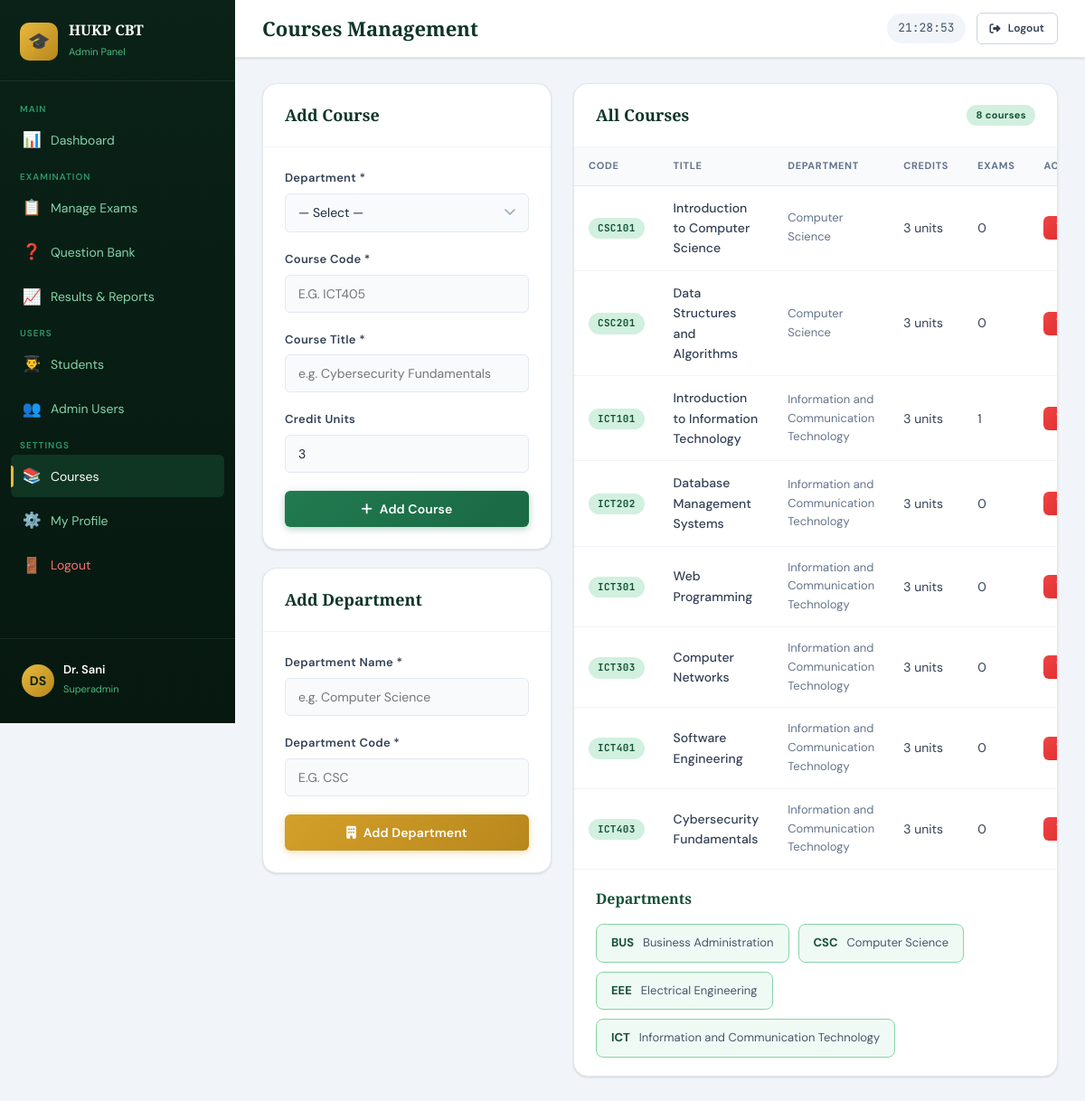
The app's page /admin/courses.php (signed in) with its own data.
### tables this page shows
CREATE TABLE courses (
    id INT AUTO_INCREMENT PRIMARY KEY,
    department_id INT NOT NULL,
    course_code VARCHAR(20) NOT NULL UNIQUE,
    course_title VARCHAR(200) NOT NULL,
    credit_units INT DEFAULT 2,
    created_at TIMESTAMP DEFAULT CURRENT_TIMESTAMP,
    FOREIGN KEY (department_id) REFERENCES departments(id) ON DELETE CASCADE
);

CREATE TABLE departments (
    id INT AUTO_INCREMENT PRIMARY KEY,
    name VARCHAR(150) NOT NULL,
    code VARCHAR(20) NOT NULL UNIQUE,
    created_at TIMESTAMP DEFAULT CURRENT_TIMESTAMP
);

### includes/config.php (called while the page is built, shortened)
<?php
function sanitize(string $input): string {
    return htmlspecialchars(trim($input), ENT_QUOTES, 'UTF-8');
}

### admin/courses.php (the view, shortened to what this page needs)
<?php
require_once '../includes/config.php';
$db = getDB();
$currentPage = 'courses';
$pageTitle   = 'Courses Management';
$departments = $db->query("SELECT * FROM departments ORDER BY name")->fetchAll();
$courses = $db->query("
    SELECT c.*, d.name AS dept_name, COUNT(e.id) AS exam_count
    FROM courses c
    JOIN departments d ON c.department_id=d.id
    LEFT JOIN exams e ON c.id=e.course_id
    GROUP BY c.id
    ORDER BY c.course_code
")->fetchAll();
include '../includes/admin_header.php';
?>
<div style="display:grid;grid-template-columns:320px 1fr;gap:24px;align-items:start">
<div style="display:flex;flex-direction:column;gap:20px;position:sticky;top:80px">
  <div class="card">
    <div class="card-header"><h3>Add Course</h3></div>
    <div class="card-body">
      <form method="POST">
        <div class="form-group">
          <label>Department *</label>
          <select name="department_id" class="form-control" required>
            <option value="">— Select —</option>
          </select>
        </div>
        <div class="form-group">
          <label>Course Code *</label>
          <input type="text" name="course_code" class="form-control" placeholder="e.g. ICT405" required style="text-transform:uppercase">
        </div>
        <div class="form-group">
          <label>Course Title *</label>
          <input type="text" name="course_title" class="form-control" placeholder="e.g. Cybersecurity Fundamentals" required>
        </div>
        <div class="form-group">
          <label>Credit Units</label>
          <input type="number" name="credit_units" class="form-control" value="3" min="1" max="6">
        </div>
        <button type="submit" class="btn btn-primary btn-full"><i class="fas fa-plus"></i> Add Course</button>
      </form>
    </div>
  </div>
  <div class="card">
    <div class="card-header"><h3>Add Department</h3></div>
    <div class="card-body">
      <form method="POST">
        <div class="form-group">
          <label>Department Name *</label>
          <input type="text" name="dept_name" class="form-control" placeholder="e.g. Computer Science" required>
        </div>
        <div class="form-group">
          <label>Department Code *</label>
          <input type="text" name="dept_code" class="form-control" placeholder="e.g. CSC" required style="text-transform:uppercase" maxlength="10">
        </div>
        <button type="submit" class="btn btn-gold btn-full"><i class="fas fa-building"></i> Add Department</button>
      </form>
    </div>
  </div>
</div>
<div class="card">
  <div class="card-header">
    <h3>All Courses</h3>
    <span class="badge badge-green"><?= count($courses) ?> courses</span>
  </div>
  <div class="table-wrap">
    <table>
      <thead>
        <tr><th>Code</th><th>Title</th><th>Department</th><th>Credits</th><th>Exams</th><th>Action</th></tr>
      </thead>
      <tbody>
        <?php foreach ($courses as $c): ?>
        <tr>
          <td><span class="badge badge-green font-mono"><?= sanitize($c['course_code']) ?></span></td>
          <td style="font-weight:500"><?= sanitize($c['course_title']) ?></td>
          <td class="text-muted text-sm"><?= sanitize($c['dept_name']) ?></td>
          <td><?= $c['credit_units'] ?> units</td>
          <td><?= $c['exam_count'] ?></td>
          <td>
            <a href="?del_course=<?= $c['id'] ?>" class="btn btn-danger btn-sm"
               onclick="return confirm('Delete course <?= sanitize($c['course_code']) ?>?')">
            </a>
          </td>
        </tr>
        <?php endforeach; ?>
      </tbody>
    </table>
  </div>
  <div style="padding:20px 24px;border-top:1px solid var(--slate-100)">
    <h4 style="font-family:var(--font-display);color:var(--green-700);margin-bottom:14px;font-size:16px">Departments</h4>
    <div style="display:flex;flex-wrap:wrap;gap:10px">
      <?php foreach ($departments as $d): ?>
      <div style="background:var(--green-50);border:1px solid var(--green-200);border-radius:8px;padding:10px 16px;display:flex;align-items:center;gap:10px">
        <span style="font-weight:700;color:var(--green-700);font-size:13px"><?= sanitize($d['code']) ?></span>
        <span style="color:var(--slate-600);font-size:13px"><?= sanitize($d['name']) ?></span>
      </div>
      <?php endforeach; ?>
    </div>
  </div>
</div>
</div>
<?php include '../includes/admin_footer.php'; ?>

### includes/admin_header.php (shortened to what this page needs)
<?php
$adminName = $_SESSION['admin_name'] ?? 'Administrator';
$adminRole = $_SESSION['admin_role'] ?? 'admin';
$initials   = strtoupper(implode('', array_map(fn($w) => $w[0], explode(' ', $adminName))));
$initials   = substr($initials, 0, 2);
?>
<!DOCTYPE html>
<html lang="en">
<head>
<link rel="stylesheet" href="<?= BASE_URL ?>css/style.css">
<link rel="stylesheet" href="https://cdnjs.cloudflare.com/ajax/libs/font-awesome/6.5.0/css/all.min.css">
</head>
<body>
<div class="dashboard-layout">
<aside class="sidebar" id="sidebar">
  <div class="sidebar-header">
    <div class="sidebar-logo">🎓</div>
    <div class="sidebar-brand">
      <h2>HUKP CBT</h2>
      <span>Admin Panel</span>
    </div>
  </div>
  <nav class="sidebar-nav">
    <span class="nav-section-label">Main</span>
    <a href="<?= BASE_URL ?>admin/dashboard.php" class="nav-item <?= ($currentPage??'')=='dashboard'?'active':'' ?>">
      <span class="nav-icon">📊</span> Dashboard
    </a>
    <span class="nav-section-label">Examination</span>
    <a href="<?= BASE_URL ?>admin/exams.php" class="nav-item <?= ($currentPage??'')=='exams'?'active':'' ?>">
      <span class="nav-icon">📋</span> Manage Exams
    </a>
    <a href="<?= BASE_URL ?>admin/questions.php" class="nav-item <?= ($currentPage??'')=='questions'?'active':'' ?>">
      <span class="nav-icon">❓</span> Question Bank
    </a>
    <a href="<?= BASE_URL ?>admin/results.php" class="nav-item <?= ($currentPage??'')=='results'?'active':'' ?>">
      <span class="nav-icon">📈</span> Results & Reports
    </a>
    <span class="nav-section-label">Users</span>
    <a href="<?= BASE_URL ?>admin/students.php" class="nav-item <?= ($currentPage??'')=='students'?'active':'' ?>">
      <span class="nav-icon">👨‍🎓</span> Students
    </a>
    <?php if ($adminRole === 'superadmin'): ?>
    <a href="<?= BASE_URL ?>admin/admins.php" class="nav-item <?= ($currentPage??'')=='admins'?'active':'' ?>">
      <span class="nav-icon">👥</span> Admin Users
    </a>
    <?php endif; ?>
    <span class="nav-section-label">Settings</span>
    <a href="<?= BASE_URL ?>admin/courses.php" class="nav-item <?= ($currentPage??'')=='courses'?'active':'' ?>">
      <span class="nav-icon">📚</span> Courses
    </a>
    <a href="<?= BASE_URL ?>admin/profile.php" class="nav-item <?= ($currentPage??'')=='profile'?'active':'' ?>">
      <span class="nav-icon">⚙️</span> My Profile
    </a>
    <a href="<?= BASE_URL ?>admin/logout.php" class="nav-item" style="color:#f87171">
      <span class="nav-icon">🚪</span> Logout
    </a>
  </nav>
  <div class="sidebar-footer">
    <div class="sidebar-user">
      <div class="user-avatar gold"><?= $initials ?></div>
      <div class="user-info">
        <h4><?= sanitize(explode(' ', $adminName)[0] . ' ' . (explode(' ', $adminName)[1] ?? '')) ?></h4>
        <span><?= ucfirst($adminRole) ?></span>
      </div>
    </div>
  </div>
</aside>
<div class="main-content">
  <div class="topbar">
    <div class="topbar-title">
      <h1><?= $pageTitle ?? 'Dashboard' ?></h1>
    </div>
    <div class="topbar-actions">
      <span class="topbar-time" id="clock">--:--:--</span>
      <a href="<?= BASE_URL ?>admin/logout.php" class="btn btn-outline btn-sm">
        <i class="fas fa-sign-out-alt"></i> Logout
      </a>
    </div>
  </div>
  <div class="page-content">

### includes/admin_footer.php (shortened to what this page needs)
  </div>
</div>
</div>
</body>
</html>

### records on screen
courses: course_code "CSC101", course_title "Introduction to Computer Science", department.name "Computer Science", credit_units "3", exam_count "0"
courses: course_code "CSC201", course_title "Data Structures and Algorithms", department.name "Computer Science", credit_units "3", exam_count "0"
courses: course_code "ICT101", course_title "Introduction to Information Technology", department.name "Information and Communication Technology", credit_units "3", exam_count "1"
courses: course_code "ICT202", course_title "Database Management Systems", department.name "Information and Communication Technology", credit_units "3", exam_count "0"
courses: course_code "ICT301", course_title "Web Programming", department.name "Information and Communication Technology", credit_units "3", exam_count "0"
courses: course_code "ICT303", course_title "Computer Networks", department.name "Information and Communication Technology", credit_units "3", exam_count "0"
courses: course_code "ICT401", course_title "Software Engineering", department.name "Information and Communication Technology", credit_units "3", exam_count "0"
courses: course_code "ICT403", course_title "Cybersecurity Fundamentals", department.name "Information and Communication Technology", credit_units "3", exam_count "0"
departments: code "BUS", name "Business Administration"
departments: code "CSC", name "Computer Science"
departments: code "EEE", name "Electrical Engineering"
departments: code "ICT", name "Information and Communication Technology"

### other values on screen
$initials "DS"
$adminRole "Superadmin"
$pageTitle "Courses Management"
count($courses) "8"
